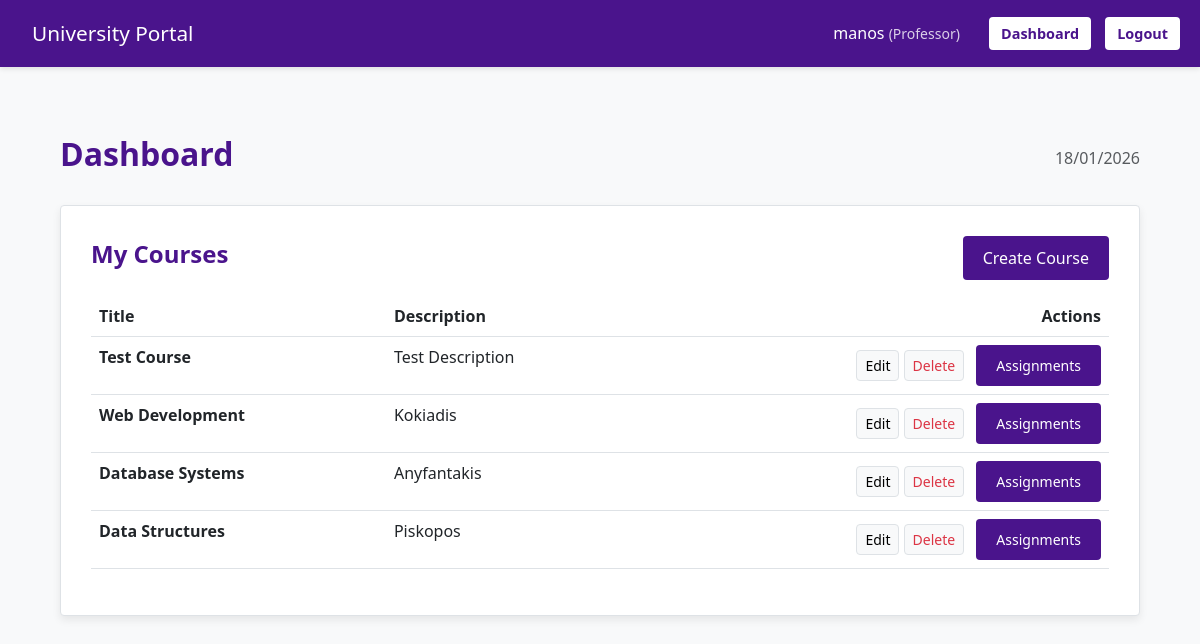
The app's page /utilities/dashboard.php (signed in) with its own data.
### tables this page shows
CREATE TABLE `courses` (
  `id` int(6) UNSIGNED NOT NULL,
  `title` varchar(100) NOT NULL,
  `description` text DEFAULT NULL,
  `professor_id` int(6) UNSIGNED DEFAULT NULL,
  `created_at` timestamp NOT NULL DEFAULT current_timestamp()
);

### functions/check_generic.php (called while the page is built, shortened)
<?php
function e($string) {
    return htmlspecialchars($string, ENT_QUOTES | ENT_SUBSTITUTE, 'UTF-8');
}
?>

### functions/functions.php (called while the page is built, shortened)
<?php
function getProfCourses($conn, $prof_id) {
    $stmt = $conn->prepare("SELECT * FROM courses WHERE professor_id = ? ORDER BY created_at DESC");
    $stmt->bind_param("i", $prof_id);
    $stmt->execute();
    return $stmt->get_result();
}
?>

### utilities/dashboard.php (the view, shortened to what this page needs)
<?php
require_once '../functions/check_generic.php';
require_once '../functions/functions.php';
require_once '../database/db_connect.php';
$user_id  = $_SESSION['user_id'];
$username = $_SESSION['username'];
$role     = $_SESSION['role'];
$myCourses = [];
if ($role === 'P') {
    $myCoursesResult = getProfCourses($conn, $user_id);
    if ($myCoursesResult) {
        $myCourses = $myCoursesResult->fetch_all(MYSQLI_ASSOC);
    }
}
?><!DOCTYPE html>
<html lang="el">
<head>
    <link href="https://cdn.jsdelivr.net/npm/bootstrap@5.3.0/dist/css/bootstrap.min.css" rel="stylesheet">
    <link rel="stylesheet" href="../style.css?v=46">
</head>
<body>
<header>
    <h1><a href="../index.php" class="home-link" style="color: white; text-decoration: none;">University Portal</a></h1>
    <div class="nav-links">
        <span style="color: white; font-weight: 500; margin-right: 15px;">
            <?php echo e($username); ?> <small style="opacity: 0.8;">(<?php echo ($role === 'P' ? 'Professor' : 'Student'); ?>)</small>
        </span>
        <a href="dashboard.php">Dashboard</a>
        <a href="../sign-in-out-up/logout.php">Logout</a>
    </div>
</header>
<div class="container py-5">
            <div class="d-flex justify-content-between align-items-center mb-4">
                <h2 style="color: #4a148c; font-weight: bold;">Dashboard</h2>
                <span class="text-muted"><?php echo date("d/m/Y"); ?></span>
            </div>
            <?php if ($role === 'P'): ?>
                <div class="dashboard-card">
                    <div class="d-flex justify-content-between align-items-center mb-3">
                        <h4>My Courses</h4>
                        <button class="btn btn-custom" data-bs-toggle="modal" data-bs-target="#createCourseModal">
                            Create Course
                        </button>
                    </div>
                    <div class="table-responsive">
                        <table class="table table-hover table-custom">
                            <thead>
                                <tr>
                                    <th>Title</th>
                                    <th>Description</th>
                                    <th class="text-end">Actions</th>
                                </tr>
                            </thead>
                            <tbody>
                                <?php if(!empty($myCourses)): ?>
                                    <?php foreach($myCourses as $c): ?>
                                <tr>
                                    <td class="fw-bold"><?php echo e($c['title']); ?></td>
                                    <td><?php echo e($c['description']); ?></td>
                                    <td class="text-end">
                                        <button class="btn btn-sm btn-light border" data-bs-toggle="modal" data-bs-target="#editCourseModal<?php echo $c['id']; ?>">
                                            Edit
                                        </button>
                                        <form method="POST" class="d-inline" onsubmit="return confirm('Delete course?');">
                                            <button class="btn btn-sm btn-light border text-danger">
                                                Delete
                                            </button>
                                        </form>
                                        <a href="assignment.php?course_id=<?php echo $c['id']; ?>" class="btn btn-sm btn-custom ms-2">
                                            Assignments
                                        </a>
                                    </td>
                                </tr>
                                    <?php endforeach; ?>
                                <?php else: ?>
                                    <tr><td colspan="3" class="text-center text-muted p-4">No courses yet.</td></tr>
                                <?php endif; ?>
                            </tbody>
                        </table>
                    </div>
                </div>
            <?php endif; ?>
</div>
</body>
</html>

### style.css (style rules this page uses)
:root { --primary-color: #4a148c; --primary-hover: #38006b; --bg-color: #f8f9fa; --text-color: #333; --border-color: #dee2e6; }
* { box-sizing: border-box; }
body { font-family: 'Segoe UI', Tahoma, Geneva, Verdana, sans-serif; background-color: var(--bg-color); margin: 0; padding: 0; color: var(--text-color); min-height: 100vh; display: flex; flex-direction: column; }
a { text-decoration: none; color: inherit; }
header { background-color: var(--primary-color); color: white; padding: 15px 20px; display: flex; justify-content: space-between; align-items: center; box-shadow: 0 2px 5px rgba(0,0,0,0.1); }
header h1 { margin: 0; font-size: 1.3rem; }
header h1 a { color: white; }
.home-link { padding: 6px 12px; border-radius: 6px; transition: all 0.3s ease; display: inline-block; }
.nav-links a { color: var(--primary-color); background: #ffffff; padding: 6px 12px; border-radius: 4px; margin-left: 10px; font-weight: bold; font-size: 0.9rem; display: inline-block; }
.nav-links span { color: white; margin-right: 10px; }
.container { flex-grow: 1; width: 92%; max-width: 1200px; margin: 20px auto; padding-bottom: 40px; }
.dashboard-card { background: white; border: 1px solid var(--border-color); border-radius: 4px; padding: 30px; margin-bottom: 30px; box-shadow: 0 4px 8px rgba(0,0,0,0.08); min-height: 400px; }
.dashboard-card h4, .dashboard-card h5 { color: var(--primary-color); font-weight: 700; }
.btn-custom { background-color: var(--primary-color); color: white; border: none; padding: 10px 20px; border-radius: 4px; cursor: pointer; display: inline-block; text-align: center; }

### records on screen
courses: title "Test Course", description "Test Description"
courses: title "Web Development", description "Kokiadis"
courses: title "Database Systems", description "Anyfantakis"
courses: title "Data Structures", description "Piskopos"

### other values on screen
$username "manos"
